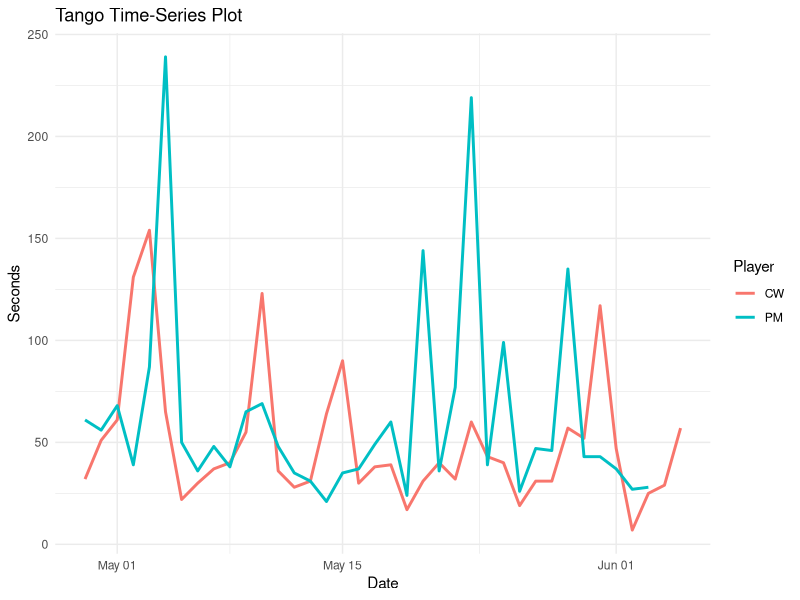
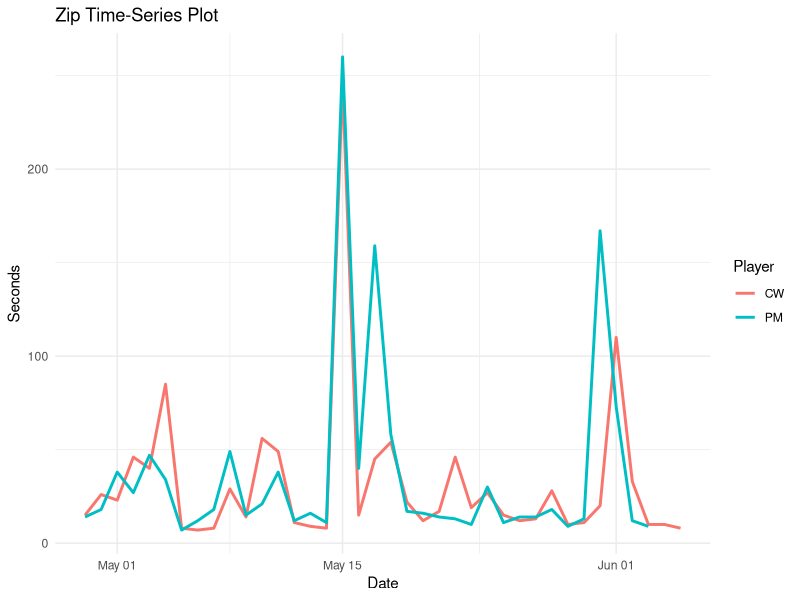
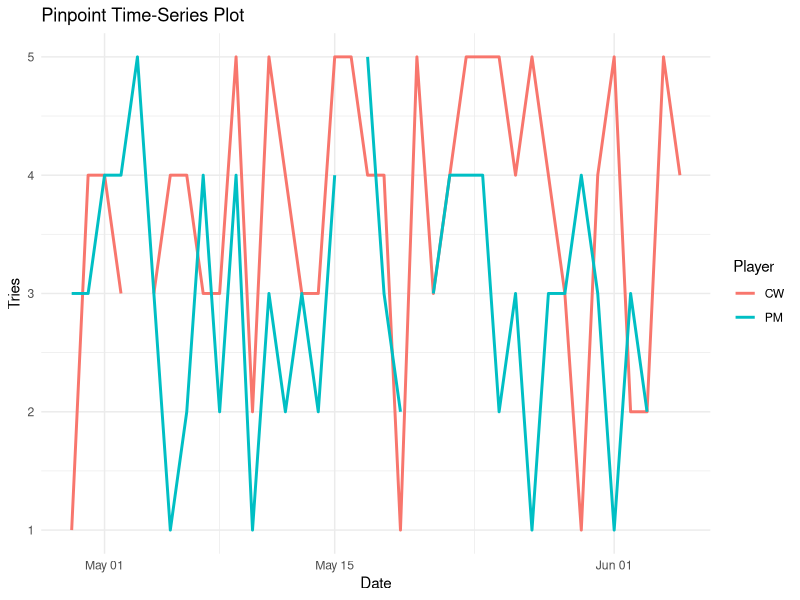
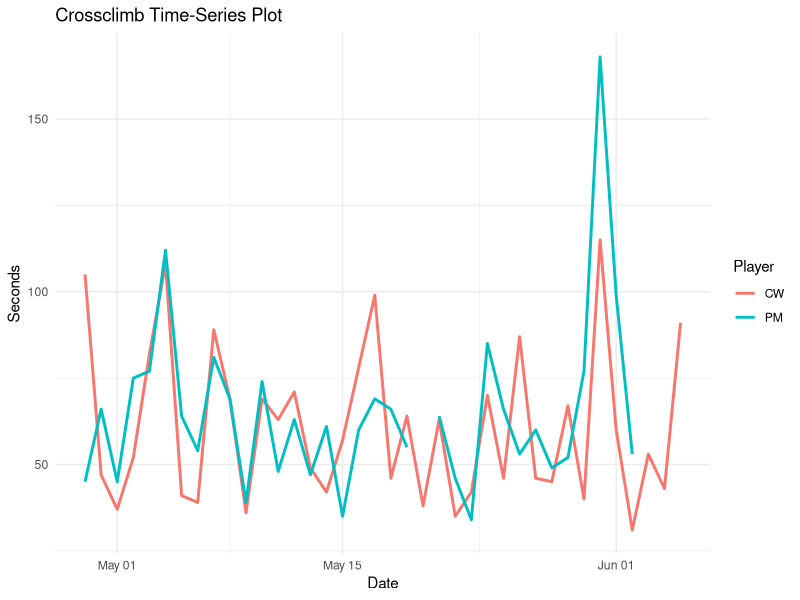
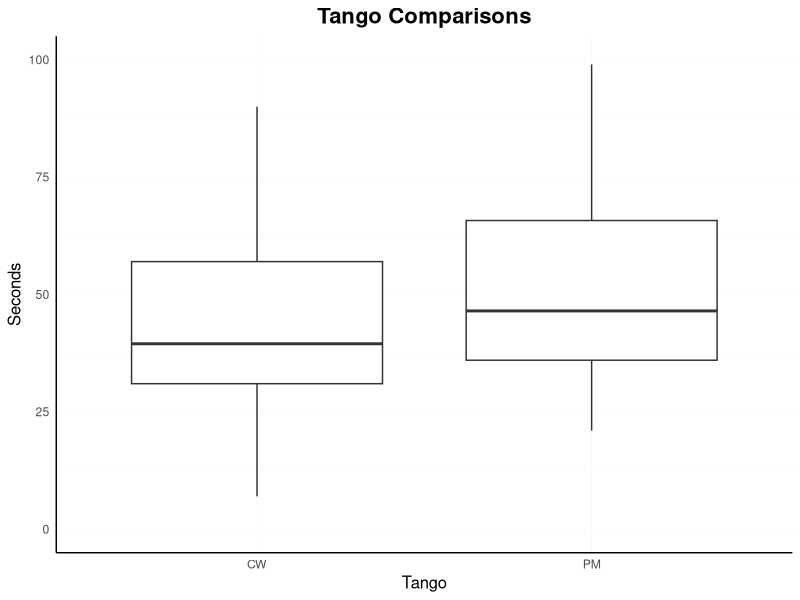
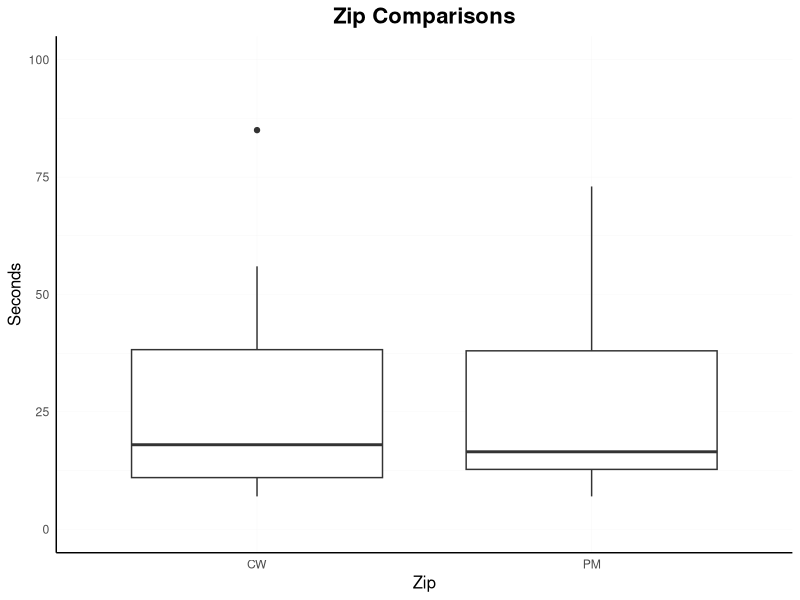
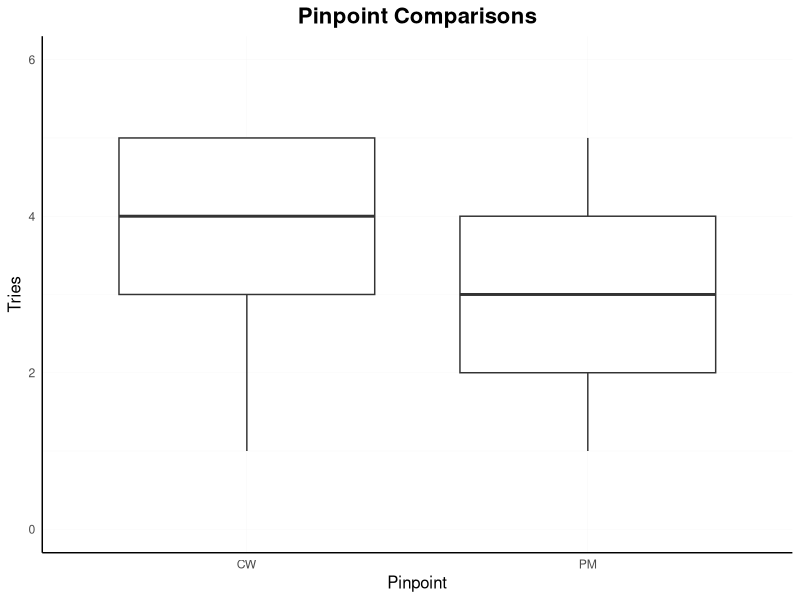
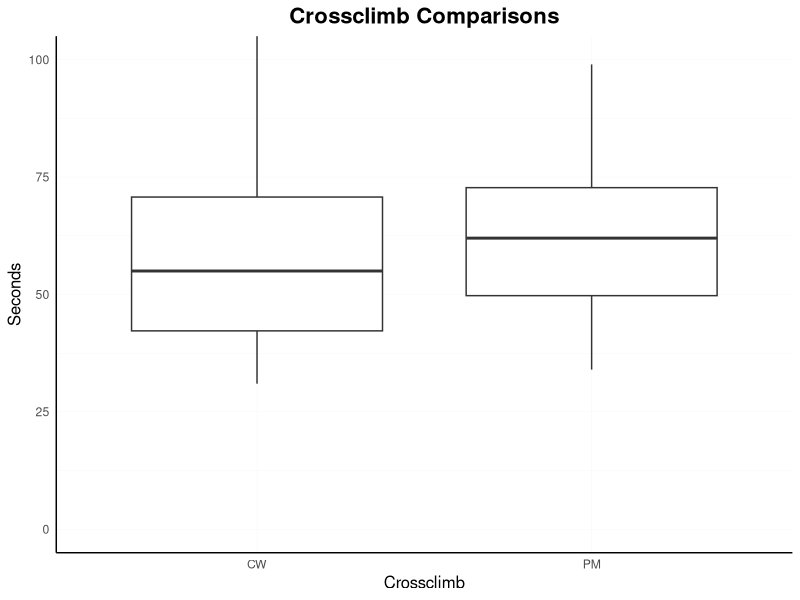

Here is the R script that generated these plots, in order:
## ---- chunk 1
# Libraries utilized
library(tidyverse)
library(readxl)
library(car)
library(patchwork)
library(knitr)
library(kableExtra)
library(BayesFactor)

# Load the data in
dat <- read_xlsx("LinkedIn_games_data.xlsx")
## ---- chunk 2
#| code-fold: true
#| code-summary: "Show the code"

# Convert "-" into NA and all columns into double
dat <- dat %>% 
  mutate(across(where(is.character), ~ na_if(., "-"))) %>% 
  mutate(across(where(is.character), as.double)) 

# Change to long format
dat_long <- dat %>% 
  pivot_longer(
    cols = -date,
    names_to = c("Player", "Game_type"),
    names_sep = "_",
    values_to = "value"
  )
## ---- chunk 3
#| code-fold: true
#| code-summary: "Show the code"

# Calculate mean, median and SD for understanding average
summary_stats <- dat_long %>% 
  group_by(Player, Game_type) %>% 
  summarise(
    Mean = round(mean(value, na.rm = TRUE), 1),
    Median = round(median(value, na.rm = TRUE), 1),
    Standard_Deviation = round(sd(value, na.rm = TRUE), 1),
    .groups = "drop"
  )

# Store central tendencies scores for inline updating
## Tango (Mean)
mean_t_PM <- summary_stats %>%
  filter(Game_type == "T", Player == "PM") %>%
  pull(Mean)
mean_t_CW <- summary_stats %>%
  filter(Game_type == "T", Player == "CW") %>%
  pull(Mean)
## Zip (Mean)
mean_z_PM <- summary_stats %>%
  filter(Game_type == "Z", Player == "PM") %>%
  pull(Mean)
mean_z_CW <- summary_stats %>%
  filter(Game_type == "Z", Player == "CW") %>%
  pull(Mean)
## Pinpoint (Mean)
mean_p_PM <- summary_stats %>%
  filter(Game_type == "P", Player == "PM") %>%
  pull(Mean)
mean_p_CW <- summary_stats %>%
  filter(Game_type == "P", Player == "CW") %>%
  pull(Mean)
## Crossclimb (Mean)
mean_c_PM <- summary_stats %>%
  filter(Game_type == "C", Player == "PM") %>%
  pull(Mean)
mean_c_CW <- summary_stats %>%
  filter(Game_type == "C", Player == "CW") %>%
  pull(Mean)

## Tango (Median)
median_t_PM <- summary_stats %>%
  filter(Game_type == "T", Player == "PM") %>%
  pull(Median)
median_t_CW <- summary_stats %>%
  filter(Game_type == "T", Player == "CW") %>%
  pull(Median)
## Zip (Median)
median_z_PM <- summary_stats %>%
  filter(Game_type == "Z", Player == "PM") %>%
  pull(Median)
median_z_CW <- summary_stats %>%
  filter(Game_type == "Z", Player == "CW") %>%
  pull(Median)
## Pinpoint (Median)
median_p_PM <- summary_stats %>%
  filter(Game_type == "P", Player == "PM") %>%
  pull(Median)
median_p_CW <- summary_stats %>%
  filter(Game_type == "P", Player == "CW") %>%
  pull(Median)
## Crossclimb (Median)
median_c_PM <- summary_stats %>%
  filter(Game_type == "C", Player == "PM") %>%
  pull(Median)
median_c_CW <- summary_stats %>%
  filter(Game_type == "C", Player == "CW") %>%
  pull(Median)

# Build table for visualization
kable(summary_stats, 
        caption = "Summary statistics for each player and game type.", 
        align = "c")  
## ---- chunk 4
#| code-fold: true
#| code-summary: "Show the code"

# Filter data subsequent between player visualization/analysis
dat_longT <- dat_long %>%
              filter(Game_type == "T") 
dat_longZ <- dat_long %>%
              filter(Game_type == "Z") 
dat_longP <- dat_long %>%
              filter(Game_type == "P") 
dat_longC <- dat_long %>%
              filter(Game_type == "C") 
## ---- chunk 5
#| code-fold: true
#| code-summary: "Show the code"

ggplot(dat_longT, aes(x = date, y = value, color = Player)) +
  geom_line(size = 1) +
  labs(
    title = "Tango Time-Series Plot",
    x = "Date",
    y = "Seconds"
  ) +
  theme_minimal()
## ---- chunk 6
#| code-fold: true
#| code-summary: "Show the code"

ggplot(dat_longZ, aes(x = date, y = value, color = Player)) +
  geom_line(size = 1) +
  labs(
    title = "Zip Time-Series Plot",
    x = "Date",
    y = "Seconds"
  ) +
  theme_minimal()
## ---- chunk 7
#| code-fold: true
#| code-summary: "Show the code"

ggplot(dat_longP, aes(x = date, y = value, color = Player)) +
  geom_line(size = 1) +
  labs(
    title = "Pinpoint Time-Series Plot",
    x = "Date",
    y = "Tries"
  ) +
  theme_minimal()
## ---- chunk 8
#| code-fold: true
#| code-summary: "Show the code"

ggplot(dat_longC, aes(x = date, y = value, color = Player)) +
  geom_line(size = 1) +
  labs(
    title = "Crossclimb Time-Series Plot",
    x = "Date",
    y = "Seconds"
  ) +
  theme_minimal()
## ---- chunk 9
#| code-fold: true
#| code-summary: "Show the code"
Tango_box <- ggplot(subset(dat_long, Game_type == "T"), aes(x = Player, y = value)) +
              geom_boxplot() +
              labs(title = "Tango Comparisons", x = "Tango", y = "Seconds") +
              coord_cartesian(ylim = c(0, 100)) +
              theme_minimal() +
              theme(
                axis.line = element_line(color = "black"), 
                plot.title = element_text(hjust = 0.5, size = 16, face = "bold"), 
                axis.title = element_text(size = 12),
                panel.grid.major = element_line(color = "gray95", size = 0.1),
                panel.grid.minor = element_line(color = "gray95", size = 0.1)
              )

Tango_box
## ---- chunk 10
#| code-fold: true
#| code-summary: "Show the code"
Zip_box <- ggplot(subset(dat_long, Game_type == "Z"), aes(x = Player, y = value)) +
            geom_boxplot() +
            labs(title = "Zip Comparisons", x = "Zip", y = "Seconds") +
            coord_cartesian(ylim = c(0, 100)) +
            theme_minimal() +
            theme(
              axis.line = element_line(color = "black"), 
              plot.title = element_text(hjust = 0.5, size = 16, face = "bold"), 
              axis.title = element_text(size = 12),
              panel.grid.major = element_line(color = "gray95", size = 0.1),
              panel.grid.minor = element_line(color = "gray95", size = 0.1)
            )

Zip_box
## ---- chunk 11
#| code-fold: true
#| code-summary: "Show the code"
Pinpoint_box <- ggplot(subset(dat_long, Game_type == "P"), aes(x = Player, y = value)) +
                  geom_boxplot() +
                  labs(title = "Pinpoint Comparisons", x = "Pinpoint", y = "Tries") +
                  coord_cartesian(ylim = c(0, 6)) +
                  theme_minimal() +
                  theme(
                    axis.line = element_line(color = "black"), 
                    plot.title = element_text(hjust = 0.5, size = 16, face = "bold"), 
                    axis.title = element_text(size = 12),
                    panel.grid.major = element_line(color = "gray95", size = 0.1),
                    panel.grid.minor = element_line(color = "gray95", size = 0.1)
                  )

Pinpoint_box
## ---- chunk 12
#| code-fold: true
#| code-summary: "Show the code"
Crossclimb_box <- ggplot(subset(dat_long, Game_type == "C"), aes(x = Player, y = value)) +
                    geom_boxplot() +
                    labs(title = "Crossclimb Comparisons", x = "Crossclimb", y = "Seconds") +
                    coord_cartesian(ylim = c(0, 100)) +
                    theme_minimal() +
                    theme(
                      axis.line = element_line(color = "black"), 
                      plot.title = element_text(hjust = 0.5, size = 16, face = "bold"), 
                      axis.title = element_text(size = 12),
                      panel.grid.major = element_line(color = "gray95", size = 0.1),
                      panel.grid.minor = element_line(color = "gray95", size = 0.1)
                    )

Crossclimb_box
## ---- chunk 13
#| code-fold: true
#| code-summary: "Show the code"

# Levene's test of homogenity of variance
levene_T <- leveneTest(value ~ as.factor(Player), data = dat_longT)
levene_T_df <- as.data.frame(levene_T)

# Clean up df formatting
levene_T_df <- levene_T_df %>% 
  mutate(
    `Df` = Df,
    `F Value` = round(`F value`, 3),
    `Pr(>F)` = signif(`Pr(>F)`, 3)
  ) %>% 
  select(`Df`, `F Value`, `Pr(>F)`)

# Create Clean table
levene_T_df %>% 
  kable(
    caption = "Levene’s Test for Homogeneity of Variance",
    col.names = c("Degrees of Freedom", "F Statistic", "p-value"),
    format = "html"
  ) %>% 
  kable_styling(full_width = FALSE, position = "center", bootstrap_options = c("striped", "hover")) 

## ---- chunk 14
#| code-fold: true
#| code-summary: "Show the code"

# Levene's test of homogenity of variance
levene_Z <- leveneTest(value ~ as.factor(Player), data = dat_longZ)
levene_Z_df <- as.data.frame(levene_Z)

# Clean up df formatting
levene_Z_df <- levene_Z_df %>% 
  mutate(
    `Df` = Df,
    `F Value` = round(`F value`, 3),
    `Pr(>F)` = signif(`Pr(>F)`, 3)
  ) %>% 
  select(`Df`, `F Value`, `Pr(>F)`)

# Create Clean table
levene_Z_df %>% 
  kable(
    caption = "Levene’s Test for Homogeneity of Variance",
    col.names = c("Degrees of Freedom", "F Statistic", "p-value"),
    format = "html"
  ) %>% 
  kable_styling(full_width = FALSE, position = "center", bootstrap_options = c("striped", "hover"))
## ---- chunk 15
#| code-fold: true
#| code-summary: "Show the code"

# Levene's test of homogenity of variance
levene_P <- leveneTest(value ~ as.factor(Player), data = dat_longP)
levene_P_df <- as.data.frame(levene_P)

# Clean up df formatting
levene_P_df <- levene_P_df %>% 
  mutate(
    `Df` = Df,
    `F Value` = round(`F value`, 3),
    `Pr(>F)` = signif(`Pr(>F)`, 3)
  ) %>% 
  select(`Df`, `F Value`, `Pr(>F)`)

# Create Clean table
levene_P_df %>% 
  kable(
    caption = "Levene’s Test for Homogeneity of Variance",
    col.names = c("Degrees of Freedom", "F Statistic", "p-value"),
    format = "html"
  ) %>% 
  kable_styling(full_width = FALSE, position = "center", bootstrap_options = c("striped", "hover"))
## ---- chunk 16
#| code-fold: true
#| code-summary: "Show the code"

# Levene's test of homogenity of variance
levene_C <- leveneTest(value ~ as.factor(Player), data = dat_longC)
levene_C_df <- as.data.frame(levene_C)

# Clean up df formatting
levene_C_df <- levene_C_df %>% 
  mutate(
    `Df` = Df,
    `F Value` = round(`F value`, 3),
    `Pr(>F)` = signif(`Pr(>F)`, 3)
  ) %>% 
  select(`Df`, `F Value`, `Pr(>F)`)

# Create Clean table
levene_C_df %>% 
  kable(
    caption = "Levene’s Test for Homogeneity of Variance",
    col.names = c("Degrees of Freedom", "F Statistic", "p-value"),
    format = "html"
  ) %>% 
  kable_styling(full_width = FALSE, position = "center", bootstrap_options = c("striped", "hover"))
## ---- chunk 17
#| code-fold: true
#| code-summary: "Show the code"

# Filter out PM’s values (remove NA from 'value')
tango_pm <- dat_longT %>%
  filter(Player == "PM", !is.na(value)) %>%
  pull(value)

# Filter out CW’s values (remove NA from 'value')
tango_cw <- dat_longT %>%
  filter(Player == "CW", !is.na(value)) %>%
  pull(value)

# Run Bayesian two-sample t-test
bf_obj_tango <- ttestBF(
  x = tango_pm,
  y = tango_cw,
  paired = FALSE
)

# extractBF() returns a data frame; the “bf” column is the numeric Bayes Factor
bf_tango <- extractBF(bf_obj_tango)$bf[1]

# Build a simple one‐row data.frame for kable()
data.frame(
  "Game Type" = "Tango",
  "BF10"      = round(bf_tango, 3),
  "Notes"     = if (bf_tango > 1) {
                   "Evidence favoring difference (H1)"
                 } else {
                   "Evidence favoring H0 or inconclusive"
                 }
) %>%
  # Display as HTML table with caption and styling
  kable(
    caption   = "Bayesian independent‐samples t‐test (Tango)",
    col.names = c("Game Type", "BF₁₀", "Notes"),
    format    = "html"
  ) %>%
  kable_styling(
    full_width        = FALSE,
    position          = "center",
    bootstrap_options = c("striped", "hover")
  )
## ---- chunk 18
#| code-fold: true
#| code-summary: "Show the code"

# Obtain 10,000 posterior samples of the standardized effect size (delta)
posterior_samples_T <- posterior(bf_obj_tango, iterations = 10000)

# Convert to a data frame for easier handling
posterior_df_T <- as.data.frame(posterior_samples_T)

# Create a sequence of effect size (delta) values for the prior
delta_range_T <- seq(-3, 3, length.out = 1000)  # reasonable range for visualization

# Compute the density of the default Cauchy prior (scale = 0.707)
prior_density_T <- dcauchy(delta_range_T, location = 0, scale = sqrt(2) / 2)

# Create a data frame for the prior distribution
prior_df_T <- data.frame(
  delta = delta_range_T,
  density = prior_density_T,
  Distribution = "Prior"
)

# Compute the density of the posterior samples
posterior_density_T <- density(posterior_df_T$delta, adjust = 1.5)  # adjust can be tuned for smoothing

posterior_df_density_T <- data.frame(
  delta = posterior_density_T$x,
  density = posterior_density_T$y,
  Distribution = "Posterior"
)

# Combine prior and posterior data frames
combined_df_T <- rbind(prior_df_T, posterior_df_density_T)

# Plot both distributions
ggplot(combined_df_T, aes(x = delta, y = density, color = Distribution, fill = Distribution)) +
  geom_line(size = 1) +
  geom_area(alpha = 0.2, position = "identity") +
  geom_vline(xintercept = 0, linetype = "dashed", color = "black") +
  labs(
    title = "Prior and Posterior Distributions of Effect Size (δ)",
    subtitle = "Tango: PM vs. CW",
    x = "Effect Size (δ)",
    y = "Density"
  ) +
  scale_color_manual(values = c("Prior" = "#00CFC1", "Posterior" = "#FF6B5C")) +
  scale_fill_manual(values = c("Prior" = "#00CFC1", "Posterior" = "#FF6B5C")) +
  theme_minimal(base_size = 14)
## ---- chunk 19
#| code-fold: true
#| code-summary: "Show the code"

# Filter out PM’s values (remove NA from 'value')
zip_pm <- dat_longZ %>%
  filter(Player == "PM", !is.na(value)) %>%
  pull(value)

# Filter out CW’s values (remove NA from 'value')
zip_cw <- dat_longZ %>%
  filter(Player == "CW", !is.na(value)) %>%
  pull(value)

# Run Bayesian two-sample t-test
bf_obj_zip <- ttestBF(
  x = zip_pm,
  y = zip_cw,
  paired = FALSE
)

# extractBF() returns a data frame; the “bf” column is the numeric Bayes Factor
bf_zip <- extractBF(bf_obj_zip)$bf[1]

# Build a simple one‐row data.frame for kable()
data.frame(
  "Game Type" = "Zip",
  "BF10"      = round(bf_zip, 3),
  "Notes"     = if (bf_zip > 1) {
                   "Evidence favoring difference (H1)"
                 } else {
                   "Evidence favoring H0 or inconclusive"
                 }
) %>%
  # Display as HTML table with caption and styling
  kable(
    caption   = "Bayesian independent‐samples t‐test (Zip)",
    col.names = c("Game Type", "BF₁₀", "Notes"),
    format    = "html"
  ) %>%
  kable_styling(
    full_width        = FALSE,
    position          = "center",
    bootstrap_options = c("striped", "hover")
  )
## ---- chunk 20
#| code-fold: true
#| code-summary: "Show the code"

# Obtain 10,000 posterior samples of the standardized effect size (delta)
posterior_samples_Z <- posterior(bf_obj_zip, iterations = 10000)

# Convert to a data frame for easier handling
posterior_df_Z <- as.data.frame(posterior_samples_Z)

# Create a sequence of effect size (delta) values for the prior
delta_range_Z <- seq(-3, 3, length.out = 1000)  # reasonable range for visualization

# Compute the density of the default Cauchy prior (scale = 0.707)
prior_density_Z <- dcauchy(delta_range_Z, location = 0, scale = sqrt(2) / 2)

# Create a data frame for the prior distribution
prior_df_Z <- data.frame(
  delta = delta_range_Z,
  density = prior_density_Z,
  Distribution = "Prior"
)

# Compute the density of the posterior samples
posterior_density_Z <- density(posterior_df_Z$delta, adjust = 1.5)  # adjust can be tuned for smoothing

posterior_df_density_Z <- data.frame(
  delta = posterior_density_Z$x,
  density = posterior_density_Z$y,
  Distribution = "Posterior"
)

# Combine prior and posterior data frames
combined_df_Z <- rbind(prior_df_Z, posterior_df_density_Z)

# Plot both distributions
ggplot(combined_df_Z, aes(x = delta, y = density, color = Distribution, fill = Distribution)) +
  geom_line(size = 1) +
  geom_area(alpha = 0.2, position = "identity") +
  geom_vline(xintercept = 0, linetype = "dashed", color = "black") +
  labs(
    title = "Prior and Posterior Distributions of Effect Size (δ)",
    subtitle = "Zip: PM vs. CW",
    x = "Effect Size (δ)",
    y = "Density"
  ) +
  scale_color_manual(values = c("Prior" = "#00CFC1", "Posterior" = "#FF6B5C")) +
  scale_fill_manual(values = c("Prior" = "#00CFC1", "Posterior" = "#FF6B5C")) +
  theme_minimal(base_size = 14)
## ---- chunk 21
#| code-fold: true
#| code-summary: "Show the code"

# Filter out PM’s values (remove NA from 'value')
pp_pm <- dat_longP %>%
  filter(Player == "PM", !is.na(value)) %>%
  pull(value)

# Filter out CW’s values (remove NA from 'value')
pp_cw <- dat_longP %>%
  filter(Player == "CW", !is.na(value)) %>%
  pull(value)

# Run Bayesian two-sample t-test
bf_obj_pp <- ttestBF(
  x = pp_pm,
  y = pp_cw,
  paired = FALSE
)

# extractBF() returns a data frame; the “bf” column is the numeric Bayes Factor
bf_pp <- extractBF(bf_obj_pp)$bf[1]

# Build a simple one‐row data.frame for kable()
data.frame(
  "Game Type" = "Pinpoint",
  "BF10"      = round(bf_pp, 3),
  "Notes"     = if (bf_pp > 1) {
                   "Evidence favoring difference (H1)"
                 } else {
                   "Evidence favoring H0 or inconclusive"
                 }
) %>%
  # Display as HTML table with caption and styling
  kable(
    caption   = "Bayesian independent‐samples t‐test (Pinpoint)",
    col.names = c("Game Type", "BF₁₀", "Notes"),
    format    = "html"
  ) %>%
  kable_styling(
    full_width        = FALSE,
    position          = "center",
    bootstrap_options = c("striped", "hover")
  )
## ---- chunk 22
#| code-fold: true
#| code-summary: "Show the code"

# Obtain 10,000 posterior samples of the standardized effect size (delta)
posterior_samples_pp <- posterior(bf_obj_pp, iterations = 10000)

# Convert to a data frame for easier handling
posterior_df_pp <- as.data.frame(posterior_samples_pp)

# Create a sequence of effect size (delta) values for the prior
delta_range_pp <- seq(-3, 3, length.out = 1000)  # reasonable range for visualization

# Compute the density of the default Cauchy prior (scale = 0.707)
prior_density_pp <- dcauchy(delta_range_pp, location = 0, scale = sqrt(2) / 2)

# Create a data frame for the prior distribution
prior_df_pp <- data.frame(
  delta = delta_range_pp,
  density = prior_density_pp,
  Distribution = "Prior"
)

# Compute the density of the posterior samples
posterior_density_pp <- density(posterior_df_pp$delta, adjust = 1.5)  # adjust can be tuned for smoothing

posterior_df_density_pp <- data.frame(
  delta = posterior_density_pp$x,
  density = posterior_density_pp$y,
  Distribution = "Posterior"
)

# Combine prior and posterior data frames
combined_df_pp <- rbind(prior_df_pp, posterior_df_density_pp)

# Plot both distributions
ggplot(combined_df_pp, aes(x = delta, y = density, color = Distribution, fill = Distribution)) +
  geom_line(size = 1) +
  geom_area(alpha = 0.2, position = "identity") +
  geom_vline(xintercept = 0, linetype = "dashed", color = "black") +
  labs(
    title = "Prior and Posterior Distributions of Effect Size (δ)",
    subtitle = "Pinpoint: PM vs. CW",
    x = "Effect Size (δ)",
    y = "Density"
  ) +
  scale_color_manual(values = c("Prior" = "#00CFC1", "Posterior" = "#FF6B5C")) +
  scale_fill_manual(values = c("Prior" = "#00CFC1", "Posterior" = "#FF6B5C")) +
  theme_minimal(base_size = 14)
## ---- chunk 23
#| code-fold: true
#| code-summary: "Show the code"

# Filter out PM’s values (remove NA from 'value')
cc_pm <- dat_longC %>%
  filter(Player == "PM", !is.na(value)) %>%
  pull(value)

# Filter out CW’s values (remove NA from 'value')
cc_cw <- dat_longC %>%
  filter(Player == "CW", !is.na(value)) %>%
  pull(value)

# Run Bayesian two-sample t-test
bf_obj_cc <- ttestBF(
  x = cc_pm,
  y = cc_cw,
  paired = FALSE
)

# extractBF() returns a data frame; the “bf” column is the numeric Bayes Factor
bf_cc <- extractBF(bf_obj_cc)$bf[1]

# Build a simple one‐row data.frame for kable()
data.frame(
  "Game Type" = "Crossclimb",
  "BF10"      = round(bf_cc, 3),
  "Notes"     = if (bf_cc > 1) {
                   "Evidence favoring difference (H1)"
                 } else {
                   "Evidence favoring H0 or inconclusive"
                 }
) %>%
  # Display as HTML table with caption and styling
  kable(
    caption   = "Bayesian independent‐samples t‐test (Crossclimb)",
    col.names = c("Game Type", "BF₁₀", "Notes"),
    format    = "html"
  ) %>%
  kable_styling(
    full_width        = FALSE,
    position          = "center",
    bootstrap_options = c("striped", "hover")
  )
## ---- chunk 24
#| code-fold: true
#| code-summary: "Show the code"

# Obtain 10,000 posterior samples of the standardized effect size (delta)
posterior_samples_cc <- posterior(bf_obj_cc, iterations = 10000)

# Convert to a data frame for easier handling
posterior_df_cc <- as.data.frame(posterior_samples_cc)

# Create a sequence of effect size (delta) values for the prior
delta_range_cc <- seq(-3, 3, length.out = 1000)  # reasonable range for visualization

# Compute the density of the default Cauchy prior (scale = 0.707)
prior_density_cc <- dcauchy(delta_range_cc, location = 0, scale = sqrt(2) / 2)

# Create a data frame for the prior distribution
prior_df_cc <- data.frame(
  delta = delta_range_cc,
  density = prior_density_cc,
  Distribution = "Prior"
)

# Compute the density of the posterior samples
posterior_density_cc <- density(posterior_df_cc$delta, adjust = 1.5)  # adjust can be tuned for smoothing

posterior_df_density_cc <- data.frame(
  delta = posterior_density_cc$x,
  density = posterior_density_cc$y,
  Distribution = "Posterior"
)

# Combine prior and posterior data frames
combined_df_cc <- rbind(prior_df_cc, posterior_df_density_cc)

# Plot both distributions
ggplot(combined_df_cc, aes(x = delta, y = density, color = Distribution, fill = Distribution)) +
  geom_line(size = 1) +
  geom_area(alpha = 0.2, position = "identity") +
  geom_vline(xintercept = 0, linetype = "dashed", color = "black") +
  labs(
    title = "Prior and Posterior Distributions of Effect Size (δ)",
    subtitle = "Crossclimb: PM vs. CW",
    x = "Effect Size (δ)",
    y = "Density"
  ) +
  scale_color_manual(values = c("Prior" = "#00CFC1", "Posterior" = "#FF6B5C")) +
  scale_fill_manual(values = c("Prior" = "#00CFC1", "Posterior" = "#FF6B5C")) +
  theme_minimal(base_size = 14)
